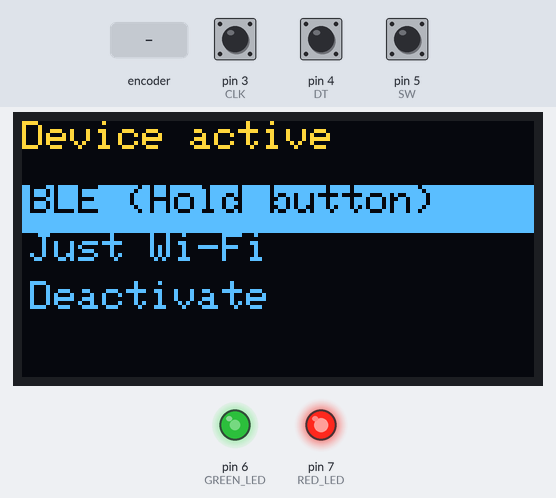
Bench run of a sketch on a simulated Arduino Uno, built with avr-gcc and run on an emulated ATmega328P. Parts: 128×64 one-colour display, output pins drawn as LEDs (lit = HIGH). Dashed ring = blinking. The test bench sets the inputs (shaded band); at power-on: pin 5 (SW) HIGH, pin 3 (CLK) HIGH, pin 4 (DT) HIGH. The OLED is the two-colour kind (top 16 rows yellow); no radio packets arrive unless stated.

Above: at 6.5 s.
6.6 s: rotary encoder on pin 3 (CLK) / pin 4 (DT) turned 1 step (first pin leading)
At 7.1 s:
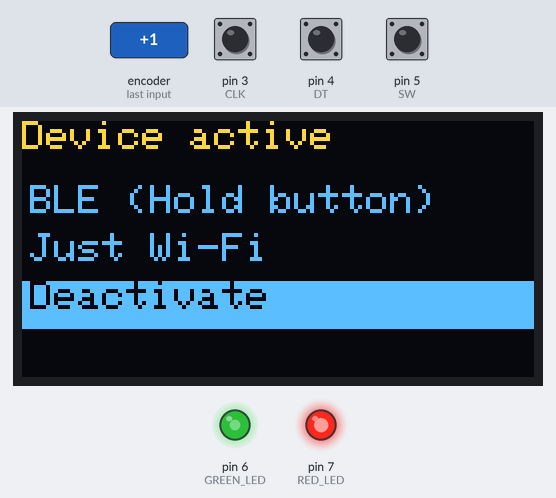
8.3 s: pin 5 (SW) pulled LOW for 1 s
At 8.74 s:
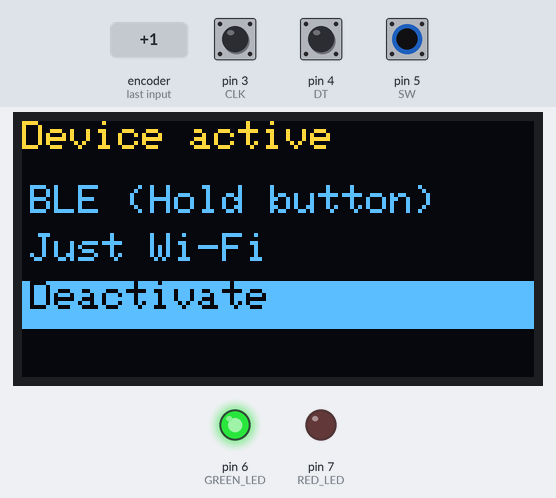
10.8 s: rotary encoder on pin 3 (CLK) / pin 4 (DT) turned 1 step (first pin leading)
At 12.1 s:
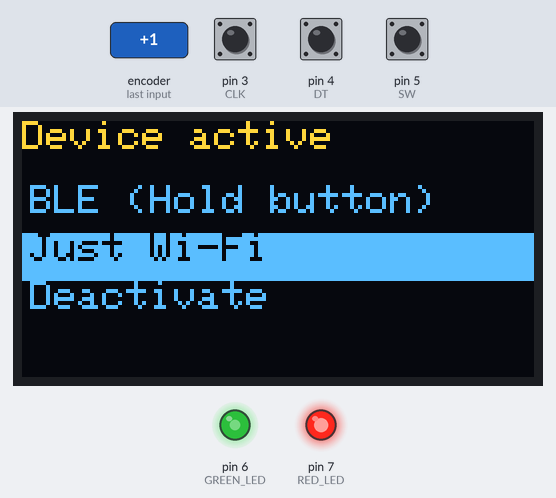
12.5 s: pin 5 (SW) pulled LOW for 3.2 s
At 13.25 s:
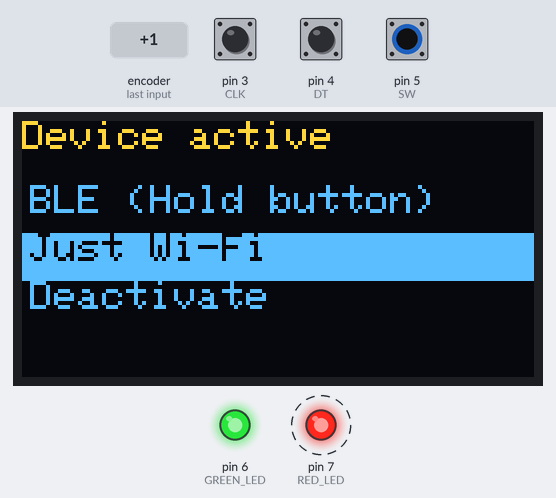
Timing chart, 0 to 17.2 s (numbered marks = the images above; inputs shaded):
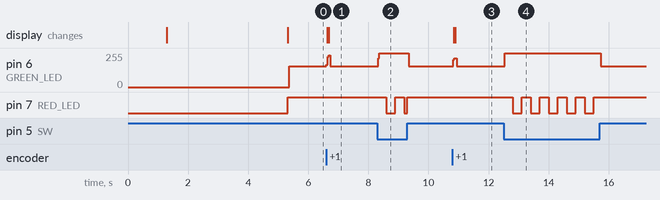

Measured:
- after the input at 6.6 s, pin 6 (GREEN_LED): 154/255 → 167/255 at once, → 226/255 0.04 s later, → 239/255 0.04 s later, → 154/255 0.04 s later; the display: first changes at once (image 1 shows a later state)
- after the input at 8.3 s, pin 6 (GREEN_LED): 154/255 → 255/255 at once, → 154/255 1.0 s later; pin 7 (RED_LED): HIGH → LOW after 0.30 s, → HIGH 0.30 s later, → LOW 0.30 s later, → HIGH 0.10 s later
- after the input at 10.8 s, pin 6 (GREEN_LED): 154/255 → 215/255 at once, → 154/255 0.12 s later; the display: first changes at once (image 3 shows a later state)
- after the input at 12.5 s, pin 6 (GREEN_LED): 154/255 → 255/255 at once, → 154/255 3.2 s later; pin 7 (RED_LED): alternates HIGH for 0.30 s and LOW for 0.30 s, 10 changes in all, then stays HIGH, starting after 0.30 s

The sketch:

Jammer_WiFi_Bluetooth.ino
```cpp
#include <Wire.h>
#include <Adafruit_GFX.h>
#include <Adafruit_SSD1306.h>
#include <SPI.h>
#include <nRF24L01.h>
#include <RF24.h>

#define GREEN_LED 6
#define RED_LED 7
bool LED_STATE = false;
unsigned long prevMills = 0;
const long duration = 300; //Blinking interval of led

#define SCREEN_WIDTH 128
#define SCREEN_HEIGHT 64
#define OLED_RESET    -1 //or set to the pin you wired to RST

//Rotary encoder pins
#define CLK 3
#define DT 4
#define SW 5

//Height of the yellow zone
#define HEADER_HEIGHT 16

//Menu
const char *menuItems[] = {"BLE (Hold button)", "Just Wi-Fi", "Deactivate"};
const int menuLength = 3;
int selectedItem = 0;

//Encoder state
int lastCLKState;
unsigned long lastDebounceTime = 0;
const unsigned long debounceDelay = 3; //ms

Adafruit_SSD1306 display(SCREEN_WIDTH, SCREEN_HEIGHT, &Wire, OLED_RESET);
RF24 radio(9, 10); //CE, CSN
byte i = 45;
const int wifiFrequencies[] = {2412, 2417, 2422, 2427, 2432, 2437, 2442, 2447, 2452, 2457, 2462};

void fullAttack() {
  for (size_t i = 0; i < 80; i++) {
    radio.setChannel(i);
  }
}

void wifiAttack() {
  for (int i = 0; i < sizeof(wifiFrequencies) / sizeof(wifiFrequencies[0]); i++) {
    radio.setChannel(wifiFrequencies[i] - 2400);
  }
}

//Rotary encoder handler with debounce
void handleEncoder() {
  int currentCLKState = digitalRead(CLK);

  //Only check when CLK changes (transition)
  if (currentCLKState != lastCLKState && millis() - lastDebounceTime > debounceDelay) {
    if (digitalRead(DT) != currentCLKState) {
      selectedItem = (selectedItem + 1) % menuLength; //CW
    } else {
      selectedItem = (selectedItem - 1 + menuLength) % menuLength; //CCW
    }
    drawMenu();
    lastDebounceTime = millis();
  }

  lastCLKState = currentCLKState;
}

//Button press (with debounce)
void handleButton() {
  unsigned long currMills = millis();
  //static unsigned long lastButtonTime = 0;
  //if (digitalRead(SW) == LOW && millis() - lastButtonTime > 1000) {
  if (digitalRead(SW) == LOW) {
      //Blinking by led while button is pressed
      if (currMills - prevMills >= duration) {
        prevMills = currMills;
        LED_STATE = !LED_STATE;
        digitalWrite(RED_LED, LED_STATE);
      }
    executeAction(selectedItem);
    //lastButtonTime = millis();
  } else {
    digitalWrite(GREEN_LED, LOW);
    digitalWrite(RED_LED, HIGH);
    LED_STATE = false;
  }
}

//Draw menu
void drawMenu() {
  display.clearDisplay();
  display.setTextSize(1);

  display.setCursor(0, 0);
  display.setTextColor(SSD1306_WHITE);
  display.println("Device active");

  for (int i = 0; i < menuLength; i++) {
    int y = HEADER_HEIGHT + i * 12;//offset menu by 16px down
    if (i == selectedItem) {
      display.fillRect(0, y, SCREEN_WIDTH, 12, SSD1306_WHITE);
      display.setTextColor(SSD1306_BLACK, SSD1306_WHITE);
    } else {
      display.setTextColor(SSD1306_WHITE);
    }
    display.setCursor(2, y);
    display.println(menuItems[i]);
  }

  display.display();
}

//Actions
void executeAction(int item) {
  switch (item) {
    case 0:
      fullAttack();
      break;
    case 1:
      wifiAttack();
      break;
    case 2: break;
  }
}

void setup() {
  Serial.begin(115200);
  pinMode(CLK, INPUT_PULLUP);
  pinMode(DT, INPUT_PULLUP);
  pinMode(SW, INPUT_PULLUP);
  pinMode(GREEN_LED, OUTPUT);
  pinMode(RED_LED, OUTPUT);
  Wire.begin();

  if (!display.begin(SSD1306_SWITCHCAPVCC, 0x3C)) { // 0x3C or 0x3D
    Serial.println("SSD1306 allocation failed");
    for (;;);
  }

  display.clearDisplay();
  display.setTextSize(1);
  display.setTextColor(SSD1306_WHITE);
  display.setCursor(0,0);
  display.println("Hello!");
  display.display();
  delay(1000);
  if (radio.begin()) {
    delay(200);
    lastCLKState = digitalRead(CLK);
    radio.setAutoAck(false);
    radio.stopListening();
    radio.setRetries(0, 0);
    radio.setPayloadSize(5);
    radio.setAddressWidth(3);
    radio.setPALevel(RF24_PA_MAX);
    radio.setDataRate(RF24_2MBPS);
    radio.setCRCLength(RF24_CRC_DISABLED);
    radio.printPrettyDetails();
    radio.startConstCarrier(RF24_PA_MAX, i);
    display.clearDisplay();
    display.setCursor(0,20);
    display.println("Jammer got up!");
    display.display();
    delay(4000);
    drawMenu();
  } else {
    Serial.println("BLE Jammer couldn't be started!");
    display.clearDisplay();
    display.setCursor(0,20);
    display.println("Jammer Error!");
    display.display();
  }
}

void loop() {
  digitalWrite(GREEN_LED, HIGH);
  handleEncoder();
  handleButton();
}
```
